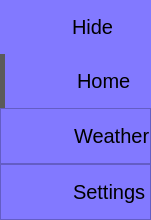
     <widget class="QFrame" name="leftMenuFrame">
      <property name="maximumSize">
       <size>
        <width>60</width>
        <height>16777215</height>
       </size>
      </property>
      <property name="styleSheet">
       <string notr="true">background-color: rgb(130, 121, 255);</string>
      </property>
      <property name="frameShape">
       <enum>QFrame::NoFrame</enum>
      </property>
      <property name="frameShadow">
       <enum>QFrame::Raised</enum>
      </property>
      <layout class="QVBoxLayout">
       <property name="spacing">
        <number>0</number>
       </property>
       <property name="leftMargin">
        <number>0</number>
       </property>
       <property name="topMargin">
        <number>0</number>
       </property>
       <property name="rightMargin">
        <number>0</number>
       </property>
       <property name="bottomMargin">
        <number>0</number>
       </property>
       <item alignment="Qt::AlignTop">
        <widget class="QFrame" name="topMenu">
         <property name="minimumSize">
          <size>
           <width>0</width>
           <height>43</height>
          </size>
         </property>
         <property name="styleSheet">
          <string notr="true"/>
         </property>
         <property name="frameShape">
          <enum>QFrame::NoFrame</enum>
         </property>
         <property name="frameShadow">
          <enum>QFrame::Raised</enum>
         </property>
         <layout class="QVBoxLayout" name="verticalLayout_8">
          <property name="spacing">
           <number>0</number>
          </property>
          <property name="leftMargin">
           <number>0</number>
          </property>
          <property name="topMargin">
           <number>0</number>
          </property>
          <property name="rightMargin">
           <number>0</number>
          </property>
          <property name="bottomMargin">
           <number>0</number>
          </property>
          <item>
           <widget class="QPushButton" name="toggle">
            <property name="minimumSize">
             <size>
              <width>0</width>
              <height>54</height>
             </size>
            </property>
            <property name="font">
             <font>
              <pointsize>15</pointsize>
             </font>
            </property>
            <property name="styleSheet">
             <string notr="true">QPushButton {	
	background-image:url(icons/icon_menu.png);
	background-position: left center;
    background-repeat: no-repeat;
	border: none;
	border-left: 22px solid transparent;
	background-color:rgb(130, 121, 255);
	text-align: left;
	padding-left: 50px;
}
QPushButton:hover{
	background-color: rgb(62, 70, 86);
}
QPushButton:pressed{
	background-color: rgb(49, 118, 208);
}</string>
            </property>
            <property name="text">
             <string>Hide</string>
            </property>
           </widget>
          </item>
          <item>
           <widget class="QFrame" name="player_frame">
            <property name="styleSheet">
             <string notr="true">background-color: rgb(130, 121, 255);
border:none;
border-left:5px solid rgb(91, 91, 91);</string>
            </property>
            <property name="frameShape">
             <enum>QFrame::StyledPanel</enum>
            </property>
            <property name="frameShadow">
             <enum>QFrame::Raised</enum>
            </property>
            <layout class="QVBoxLayout" name="verticalLayout_2">
             <property name="spacing">
              <number>0</number>
             </property>
             <property name="leftMargin">
              <number>0</number>
             </property>
             <property name="topMargin">
              <number>0</number>
             </property>
             <property name="rightMargin">
              <number>0</number>
             </property>
             <property name="bottomMargin">
              <number>0</number>
             </property>
             <item>
              <widget class="QPushButton" name="player">
               <property name="minimumSize">
                <size>
                 <width>0</width>
                 <height>54</height>
                </size>
               </property>
               <property name="font">
                <font>
                 <pointsize>15</pointsize>
                </font>
               </property>
               <property name="styleSheet">
                <string notr="true">QPushButton {	
	background-image:url(icons/cil-home.png);
	background-position: left center;
    background-repeat: no-repeat;
	border: none;
	border-left: 22px solid transparent;
	background-color: transparent;
	text-align: left;
	padding-left: 50px;
}
QPushButton:hover{
	background-color: rgb(62, 70, 86);
}
QPushButton:pressed{
	background-color: rgb(49, 118, 208);
}</string>
               </property>
               <property name="text">
                <string>Home</string>
               </property>
              </widget>
             </item>
            </layout>
           </widget>
          </item>
          <item>
           <widget class="QFrame" name="weather_frame">
            <property name="styleSheet">
             <string notr="true">background-color: rgb(130, 121, 255);</string>
            </property>
            <property name="frameShape">
             <enum>QFrame::StyledPanel</enum>
            </property>
            <property name="frameShadow">
             <enum>QFrame::Raised</enum>
            </property>
            <layout class="QVBoxLayout" name="verticalLayout">
             <property name="spacing">
              <number>0</number>
             </property>
             <property name="leftMargin">
              <number>0</number>
             </property>
             <property name="topMargin">
              <number>0</number>
             </property>
             <property name="rightMargin">
              <number>0</number>
             </property>
             <property name="bottomMargin">
              <number>0</number>
             </property>
             <item>
              <widget class="QPushButton" name="weather">
               <property name="minimumSize">
                <size>
                 <width>0</width>
                 <height>54</height>
                </size>
               </property>
               <property name="font">
                <font>
                 <pointsize>15</pointsize>
                </font>
               </property>
               <property name="styleSheet">
                <string notr="true">QPushButton {	
	background-image:url(icons/weather.png);
	background-position: left center;
    background-repeat: no-repeat;
	border: none;
	border-left: 18px solid transparent;
	background-color: transparent;
	text-align: left;
	padding-left: 55px;
}
QPushButton:hover{
	background-color: rgb(62, 70, 86);
}
QPushButton:pressed{
	background-color: rgb(49, 118, 208);
}</string>
               </property>
               <property name="text">
                <string>Weather</string>
               </property>
              </widget>
             </item>
            </layout>
           </widget>
          </item>
         </layout>
        </widget>
       </item>
       <item alignment="Qt::AlignBottom">
        <widget class="QFrame" name="bottomMenu">
         <property name="frameShape">
          <enum>QFrame::NoFrame</enum>
         </property>
         <property name="frameShadow">
          <enum>QFrame::Raised</enum>
         </property>
         <layout class="QVBoxLayout" name="verticalLayout_9">
          <property name="spacing">
           <number>0</number>
          </property>
          <property name="leftMargin">
           <number>0</number>
          </property>
          <property name="topMargin">
           <number>0</number>
          </property>
          <property name="rightMargin">
           <number>0</number>
          </property>
          <property name="bottomMargin">
           <number>0</number>
          </property>
          <item>
           <widget class="QFrame" name="setting_frame">
            <property name="styleSheet">
             <string notr="true"/>
            </property>
            <property name="frameShape">
             <enum>QFrame::StyledPanel</enum>
            </property>
            <property name="frameShadow">
             <enum>QFrame::Raised</enum>
            </property>
            <layout class="QHBoxLayout" name="horizontalLayout_3">
             <property name="spacing">
              <number>0</number>
             </property>
             <property name="leftMargin">
              <number>0</number>
             </property>
             <property name="topMargin">
              <number>0</number>
             </property>
             <property name="rightMargin">
              <number>0</number>
             </property>
             <property name="bottomMargin">
              <number>0</number>
             </property>
             <item>
              <widget class="QPushButton" name="settings">
               <property name="minimumSize">
                <size>
                 <width>0</width>
                 <height>54</height>
                </size>
               </property>
               <property name="font">
                <font>
                 <pointsize>15</pointsize>
                </font>
               </property>
               <property name="styleSheet">
                <string notr="true">QPushButton {	
	background-image:url(icons/cil-settings.png);
	background-position: left center;
    background-repeat: no-repeat;
	border: none;
	border-left: 22px solid transparent;
	background-color:transparent;
	text-align: left;
	padding-left: 50px;
}
QPushButton:hover{
	background-color: rgb(62, 70, 86);
}
QPushButton:pressed{
	background-color: rgb(49, 118, 208);
}</string>
               </property>
               <property name="text">
                <string>Settings</string>
               </property>
              </widget>
             </item>
            </layout>
           </widget>
          </item>
         </layout>
        </widget>
       </item>
      </layout>
     </widget>
